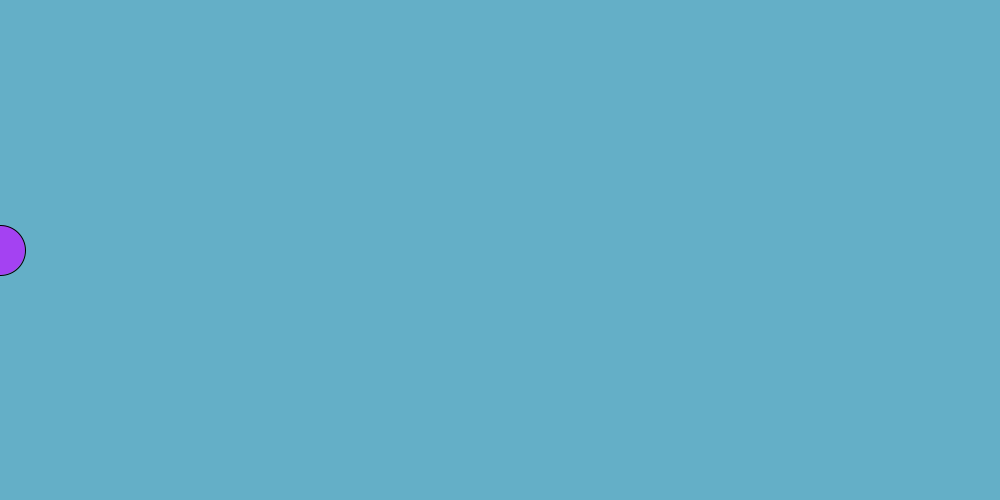
Frame 1 (no input)
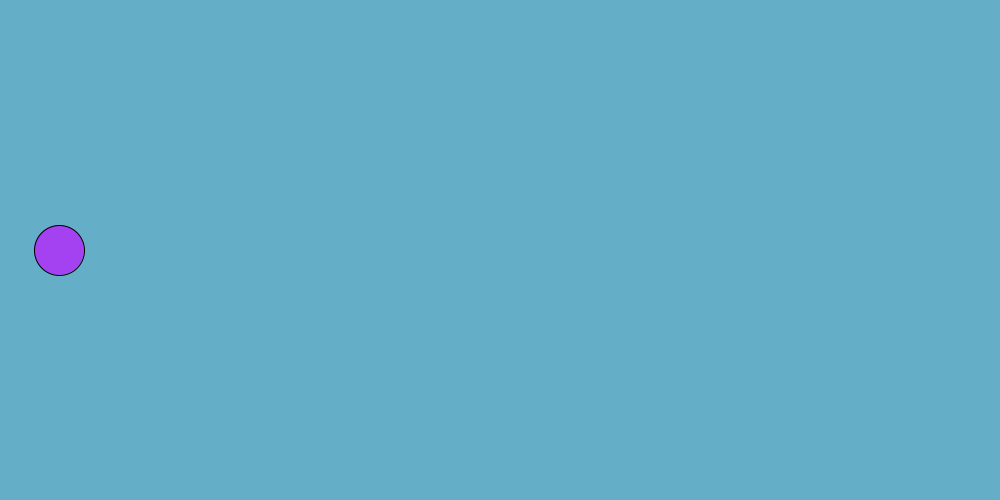
Frame 60 (the mouse pressed at the canvas centre just before this capture)
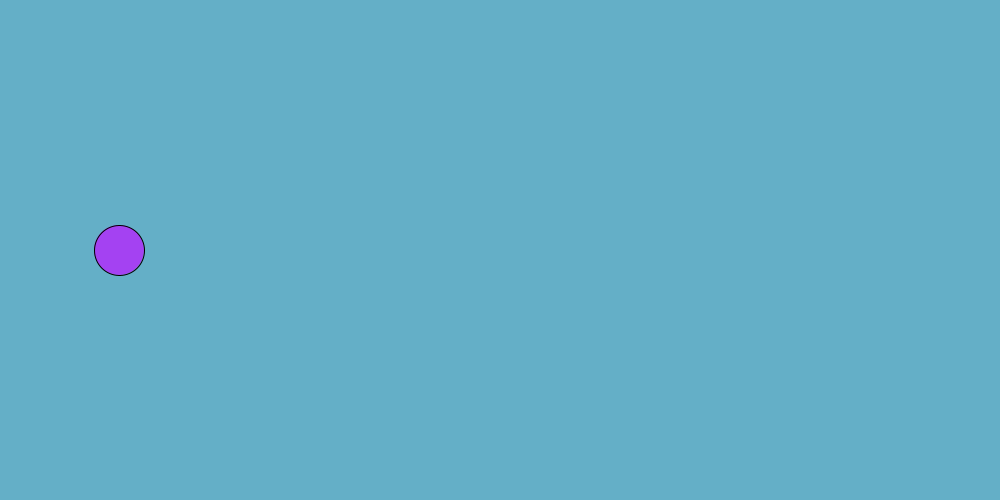
Frame 120 (the mouse held since frame 60 and released just before this capture)

The Processing sketch that drew these frames (run headless with seeded random() and noise(); from frame 60 on, the mouse is pressed at the canvas centre):

// Processing sketch: sketch_140919a
// ── sketch_140919a.pde
int x=0;
int y=1;
void setup() {
  size(1000, 500);
  frameRate(400);
  fill(random(255), random(255), random(255));
}

void draw() {
  background(100, 175, 199); 
  ellipse(x, height/2, 50, 50);
 
  x=x+y;
  if (x>width) {
    y=-1;
  }
  if (x==0) {
    y=1;
  }

}
